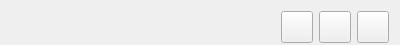
<?xml version="1.0" encoding="UTF-8"?>
<ui version="4.0">
 <class>wgtTitleBar</class>
 <widget class="QWidget" name="wgtTitleBar">
  <property name="geometry">
   <rect>
    <x>0</x>
    <y>0</y>
    <width>400</width>
    <height>45</height>
   </rect>
  </property>
  <property name="minimumSize">
   <size>
    <width>0</width>
    <height>45</height>
   </size>
  </property>
  <property name="maximumSize">
   <size>
    <width>16777215</width>
    <height>45</height>
   </size>
  </property>
  <property name="windowTitle">
   <string>Form</string>
  </property>
  <layout class="QHBoxLayout" name="horizontalLayout">
   <item>
    <widget class="QLabel" name="labelTitle">
     <property name="text">
      <string/>
     </property>
    </widget>
   </item>
   <item>
    <spacer name="horizontalSpacer">
     <property name="orientation">
      <enum>Qt::Horizontal</enum>
     </property>
     <property name="sizeHint" stdset="0">
      <size>
       <width>259</width>
       <height>20</height>
      </size>
     </property>
    </spacer>
   </item>
   <item>
    <widget class="QPushButton" name="btnMin">
     <property name="minimumSize">
      <size>
       <width>32</width>
       <height>32</height>
      </size>
     </property>
     <property name="maximumSize">
      <size>
       <width>32</width>
       <height>32</height>
      </size>
     </property>
     <property name="text">
      <string/>
     </property>
    </widget>
   </item>
   <item>
    <widget class="QPushButton" name="btnMax">
     <property name="minimumSize">
      <size>
       <width>32</width>
       <height>32</height>
      </size>
     </property>
     <property name="maximumSize">
      <size>
       <width>32</width>
       <height>32</height>
      </size>
     </property>
     <property name="text">
      <string/>
     </property>
    </widget>
   </item>
   <item>
    <widget class="QPushButton" name="btnExit">
     <property name="minimumSize">
      <size>
       <width>32</width>
       <height>32</height>
      </size>
     </property>
     <property name="maximumSize">
      <size>
       <width>32</width>
       <height>32</height>
      </size>
     </property>
     <property name="text">
      <string/>
     </property>
    </widget>
   </item>
  </layout>
 </widget>
 <resources/>
 <connections/>
</ui>
